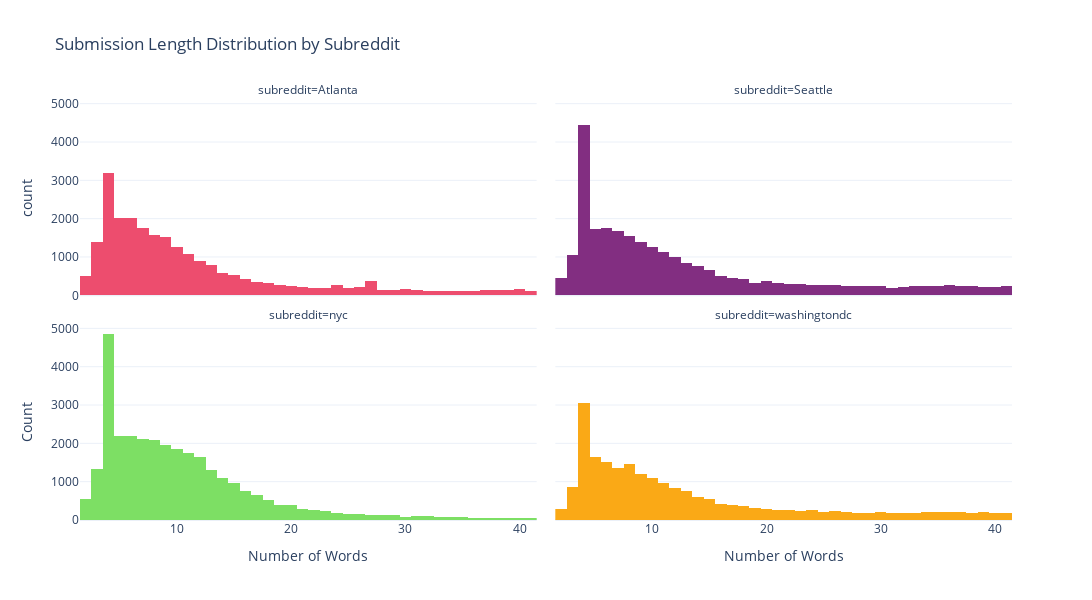

This figure's notebook cell:
### Markdown cell above
From the exploration of these new features we found that the most important area of exploration is the submission post length. Reddit posts can vary from very short to very long.

### Code cell
df = reddit_df
group_words = df.dropna(subset=['selftext', 'title'])
group_words = group_words[~group_words['selftext'].isin(['[deleted]', '[removed]', ''])]
group_words['num_words'] = group_words.apply(lambda row: len(row['selftext'].split() + row['title'].split()), axis = 'columns')
#group_words = group_words.groupby(['subreddit', 'num_words']).size().rename({0:'Count'}, axis='columns')
group_words = group_words[group_words.num_words <= 300]
group_words.sort_values(by=['subreddit'], inplace = True)
group_words.rename(columns={'num_words': 'Number of Words'}, inplace = True)
group_words[['subreddit','selftext', 'title', 'Number of Words']].head()

facet_colors = {
    'nyc': '#7DDF64',
    'washingtondc': '#FAA916',
    'Seattle': '#822E81',
    'Atlanta': '#ED4D6E'
}


fig = px.histogram(group_words, x='Number of Words',title='Submission Length Distribution by Subreddit',
              facet_col="subreddit", facet_col_wrap=2,color='subreddit',
              color_discrete_map=facet_colors, template='plotly_white')


fig.update_layout(height=600, width=1250, yaxis_title='Count')
fig.update_layout(showlegend=False)

fig.show()

### Figure 1 — Plotly figure (JSON) as saved in the notebook; plotly's stock layout.template omitted (floating-point values rounded to 4 significant figures; data arrays with more than 128 entries replaced by an {"elided": "..."} marker saying what was removed)
{"data": [{"alignmentgroup": "True", "bingroup": "x", "hovertemplate": "subreddit=Atlanta<br>Number of Words=%{x}<br>count=%{y}<extra></extra>", "legendgroup": "Atlanta", "marker": {"color": "#ED4D6E", "pattern": {"shape": ""}}, "name": "Atlanta", "offsetgroup": "Atlanta", "orientation": "v", "showlegend": true, "type": "histogram", "x": {"elided": "24237 int values"}, "xaxis": "x3", "yaxis": "y3"}, {"alignmentgroup": "True", "bingroup": "x", "hovertemplate": "subreddit=Seattle<br>Number of Words=%{x}<br>count=%{y}<extra></extra>", "legendgroup": "Seattle", "marker": {"color": "#822E81", "pattern": {"shape": ""}}, "name": "Seattle", "offsetgroup": "Seattle", "orientation": "v", "showlegend": true, "type": "histogram", "x": {"elided": "27051 int values"}, "xaxis": "x4", "yaxis": "y4"}, {"alignmentgroup": "True", "bingroup": "x", "hovertemplate": "subreddit=nyc<br>Number of Words=%{x}<br>count=%{y}<extra></extra>", "legendgroup": "nyc", "marker": {"color": "#7DDF64", "pattern": {"shape": ""}}, "name": "nyc", "offsetgroup": "nyc", "orientation": "v", "showlegend": true, "type": "histogram", "x": {"elided": "31058 int values"}, "xaxis": "x", "yaxis": "y"}, {"alignmentgroup": "True", "bingroup": "x", "hovertemplate": "subreddit=washingtondc<br>Number of Words=%{x}<br>count=%{y}<extra></extra>", "legendgroup": "washingtondc", "marker": {"color": "#FAA916", "pattern": {"shape": ""}}, "name": "washingtondc", "offsetgroup": "washingtondc", "orientation": "v", "showlegend": true, "type": "histogram", "x": {"elided": "22297 int values"}, "xaxis": "x2", "yaxis": "y2"}], "layout": {"annotations": [{"font": {}, "showarrow": false, "text": "subreddit=nyc", "x": 0.245, "xanchor": "center", "xref": "paper", "y": 0.465, "yanchor": "bottom", "yref": "paper"}, {"font": {}, "showarrow": false, "text": "subreddit=washingtondc", "x": 0.755, "xanchor": "center", "xref": "paper", "y": 0.465, "yanchor": "bottom", "yref": "paper"}, {"font": {}, "showarrow": false, "text": "subreddit=Atlanta", "x": 0.245, "xanchor": "center", "xref": "paper", "y": 1.0, "yanchor": "bottom", "yref": "paper"}, {"font": {}, "showarrow": false, "text": "subreddit=Seattle", "x": 0.755, "xanchor": "center", "xref": "paper", "y": 1.0, "yanchor": "bottom", "yref": "paper"}], "barmode": "relative", "height": 600, "legend": {"title": {"text": "subreddit"}, "tracegroupgap": 0}, "showlegend": false, "title": {"text": "Submission Length Distribution by Subreddit"}, "width": 1250, "xaxis": {"anchor": "y", "domain": [0, 0.49], "title": {"text": "Number of Words"}}, "xaxis2": {"anchor": "y2", "domain": [0.51, 1], "matches": "x", "title": {"text": "Number of Words"}}, "xaxis3": {"anchor": "y3", "domain": [0, 0.49], "matches": "x", "showticklabels": false}, "xaxis4": {"anchor": "y4", "domain": [0.51, 1], "matches": "x", "showticklabels": false}, "yaxis": {"anchor": "x", "domain": [0, 0.465], "title": {"text": "Count"}}, "yaxis2": {"anchor": "x2", "domain": [0, 0.465], "matches": "y", "showticklabels": false}, "yaxis3": {"anchor": "x3", "domain": [0.535, 1.0], "matches": "y", "title": {"text": "count"}}, "yaxis4": {"anchor": "x4", "domain": [0.535, 1.0], "matches": "y", "showticklabels": false}}}
